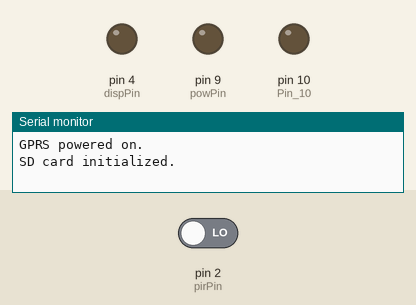
A sketch run on a simulated Arduino Uno, built with avr-gcc and run on an emulated ATmega328P. Shown: output pins drawn as LEDs (lit = HIGH), the last lines printed to the serial monitor. The inputs (shaded band) are chosen by the test bench; at power-on: pin 2 (pirPin) LOW. Storage starts empty; the modem accepts every AT command (registered, SIM ready, sends succeed) and sends nothing else.

Above: at 3.3 s.
3.4 s: pin 2 (pirPin) driven HIGH
At 4.8 s:
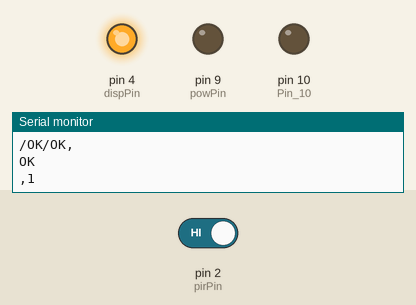
11.7 s: pin 2 (pirPin) driven LOW
At 13.5 s:
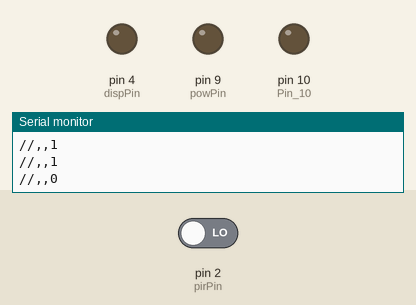
Timing chart, 0 to 15.0 s (numbered marks = the images above; inputs shaded):
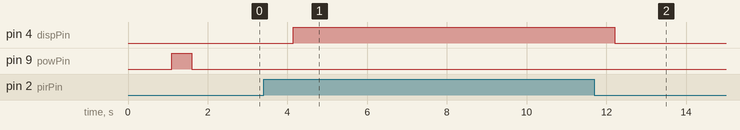

The sketch:

PIR_GPRS_SD1.ino
```cpp
#include <SD.h>
#include <SoftwareSerial.h>

// Define pin constants
const int rxPin = 7;  // Receive pin for software serial
const int txPin = 8;  // Transmit pin for software serial
const int powPin = 9;  // Software power-up pin
const int csPin = 10;  // Chip select for SD shield
const int dispPin = 4;  // LED indicating state of motion sensor
const int pirPin = 2;  // Motion sensor pin

SoftwareSerial gprsSerial(rxPin, txPin);  // Define software serial connection for GPRS

// Define storage variables
int pir = 0;  // Variable to store the PIR read value

File dataFile;  // Define variable as a file for data logging

String rawDateTime;  // Create string for storing GPRS date and time before parsing

String day;  // Create string for storing raw day
String month;  // Create string for storing raw month
String year;  // Create string for storing raw year
String dateString;  // Create string for storing date from GPRS when function called

String timeString;  // Create string for storing time from GPRS when function called

String dayLong;   // Create string for assembling long form of day
String monthLong;  // Create string for assembling long form of month (month name)
String yearLong;  // Create string for assembling long form of year
String dateLongString;  // Create string for assembling long form of date

String dataString;  // Create string for storing all data to be written to SDString

void setup()
{
  // Define necessary pin modes
  pinMode(rxPin, INPUT);  // Software serial receive input
  pinMode(txPin, OUTPUT);  // Software serial transmiss output
  pinMode(powPin, OUTPUT);  // Software power-up output
  pinMode(10, OUTPUT);  // Pin 10 (chip select) must be set to OUTPUT even if unused [From SD shield instructions]
  pinMode(dispPin, OUTPUT);  // LED indicator output
  pinMode(pirPin, INPUT);  // PIR sensor input

  Serial.begin(19200);

  Serial.print("Warming up motion sensor... ");
  delay(1000);  // Should be ~20 sec on first boot, but set low for debugging
  Serial.println("Motion sensor ready.");

  // Power up GPRS using software, if necessary
  powerUp();  // Call function to software power-on GPRS shield
  Serial.println("GPRS powered on.");

  gprsSerial.begin(19200);  // Initiate software serial connection for GPRS

  gprsBaselineSettings();  // Call function to set GPRS settings for proper response formatting

  if(!SD.begin(csPin))
  {
    Serial.println("SD card failed or not present.");
    delay(2000);
    return;
  }
  Serial.println("SD card initialized.");
  Serial.println();
}

void loop()
{
  delay(2000);  // Delay between each sensor check and read and write loop

  getDateTime();  // Get GPRS date and time by calling function

  dataString += String(dateString);  // Add date to dataString
  dataString += ",";

  dataString += String(timeString);  // Add time to dataString
  dataString += ",";

  pir = digitalRead(pirPin);  // Retrieve value from PIR sensor
  digitalWrite(dispPin, pir);  // Set LED state to match sensor value

  dataString += String(pir);  // Add PIR sensor value to dataString

  dataFile = SD.open("DATALOG.TXT", FILE_WRITE);  // Open data file, with full privileges, for writing

  if(dataFile)  // If file on SD card is opened successfully
  {
    dataFile.println(dataString);  // Print dataString to it
    dataFile.close();  // Close the data file and proceed
    Serial.println(dataString);  // Print dataString to serial monitor to confirm reasonable values
  }
  else
  {
    Serial.println("Error opening file while attempting to write to SD.");  // If data file can't be opened, produce an error message
  }
  clearStrings();  // Call functions to clear all strings
}

///////////////////////////////////////////////////////////////////////////////////////////////
/////////<------------  All functions called in main loop defined below  ------------>/////////
///////////////////////////////////////////////////////////////////////////////////////////////

// Set baseline response parameters for proper string parsing and construction
void gprsBaselineSettings()
{
  delay(100);
  gprsSerial.println("ATE0");
  delay(100);
  gprsSerial.println("ATQ1");
  delay(100);
  gprsSerial.println("ATV0");
  delay(100);
}

// Software start-up function for GPRS shield
void powerUp()
{
  digitalWrite(powPin, LOW);
  delay(100);
  digitalWrite(powPin, HIGH);
  delay(500);
  digitalWrite(powPin, LOW);
  delay(100);
}

void getDateTime()
{
  gprsSerial.println("AT+CCLK?");  // Request date and time from GPRS

  if(gprsSerial.available())  // If data is coming from GPRS
  {
    while(gprsSerial.available())  // Read the data into string from incoming bytes while they're available
    {
      char c = gprsSerial.read();  // Read each byte sent, one at a time, into storage variable

      rawDateTime += c;  // Add character to the end of the data string to be written to SD later
    }
  }
  parseDateTime();  // Call function to parse date and time into individual components and form string
}

void parseDateTime()
{
  for(int y = 8; y < 10; y++)
  {
    year += String(rawDateTime.charAt(y));
  }
  for(int m = 11; m < 13; m++)
  {
    month += String(rawDateTime.charAt(m));
  }
  for(int d = 14; d < 16; d++)
  {
    day += String(rawDateTime.charAt(d));
  }
  for(int t = 17; t < 25; t++)
  {
    timeString += String(rawDateTime.charAt(t));
  }
  dateString += String(month);
  dateString += "/";
  dateString += String(day);
  dateString += "/";
  dateString += String(year);

  dateLong();
}

void dateLong()
{
  // Format year
  yearLong += "20";  // Add leading "20" to form long form of date
  yearLong += String(year);  // Append short date parsed from gprs data

  // Format day
  dayLong += day.toInt();  // Convert to integer function removes and leading 0's

  // Format month
  switch(month.toInt())  // Convert to integer and use switch case to convert month number to long form
  {
  case 0:
    monthLong += month.toInt();
    break;
  case 1:
    monthLong += "January";
    break;
  case 2:
    monthLong += "February";
    break;
  case 3:
    monthLong += "March";
    break;
  case 4:
    monthLong += "April";
    break;
  case 5:
    monthLong += "May";
    break;
  case 6:
    monthLong += "June";
    break;
  case 7:
    monthLong += "July";
    break;
  case 8:
    monthLong += "August";
    break;
  case 9:
    monthLong += "September";
    break;
  case 10:
    monthLong += "October";
    break;
  case 11:
    monthLong += "November";
    break;
  case 12:
    monthLong += "December";
    break;
  }
  // Concatenate strings to form full long date
  dateLongString += String(monthLong);
  dateLongString += " ";
  dateLongString += String(dayLong);
  dateLongString += ", ";
  dateLongString += String(yearLong);

  return;
}


// Clear all strings after writing to SD in preparation for next loop
void clearStrings()
{
  rawDateTime = "";  // Unparsed date and time string

  day = "";  // Parsed day
  month = "";  // Parsed month
  year = "";  // Parsed year
  dateString = "";  // Assembled date string

  dayLong = "";  // Long form of day
  monthLong = "";  // Long form of month
  yearLong = "";  // Long form of year


  timeString = "";  // Parsed time string
  dataString = "";  // String storing all data that was written to SD
  dateLongString = "";  // Long form of date
}
```

Measured:
- after the input at 3.4 s, pin 4 (dispPin): LOW → HIGH after 0.74 s
- after the input at 11.7 s, pin 4 (dispPin): HIGH → LOW after 0.51 s
